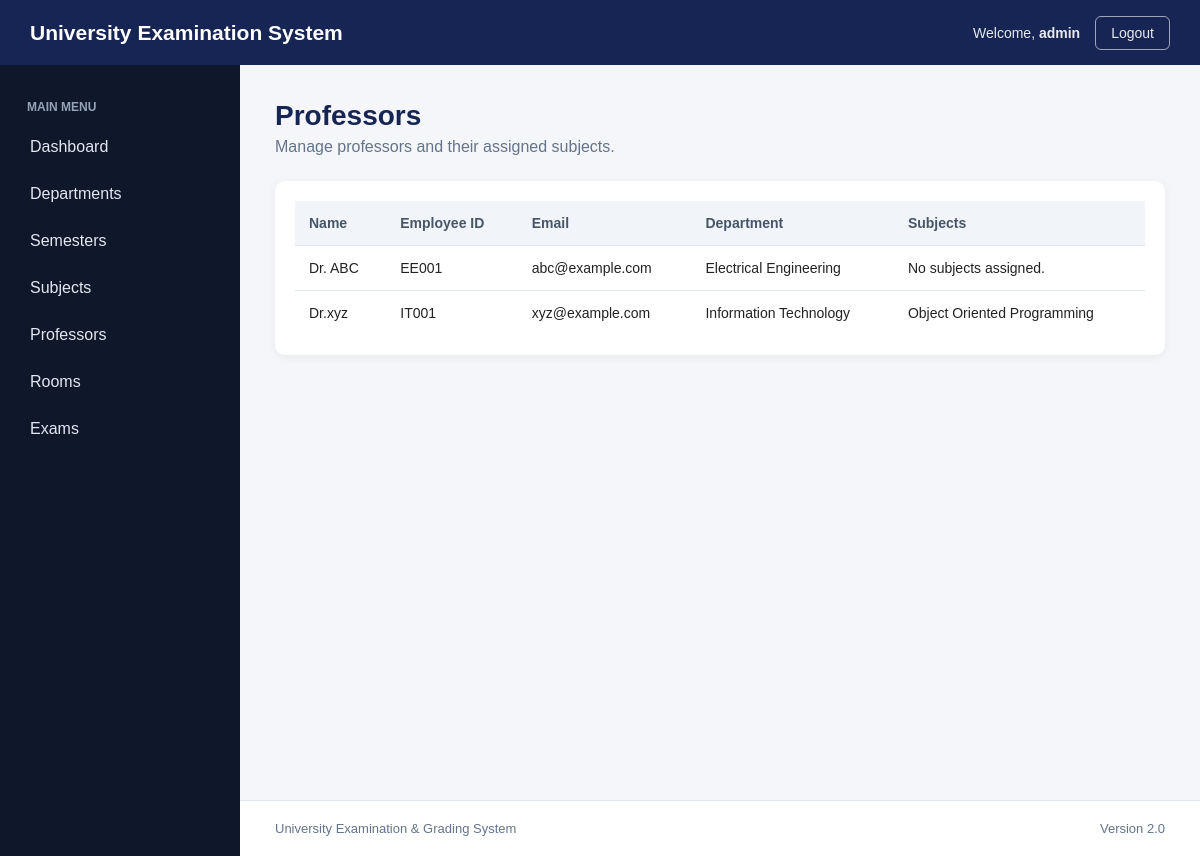
The page /professors/ (signed in) on the database as committed earlier.
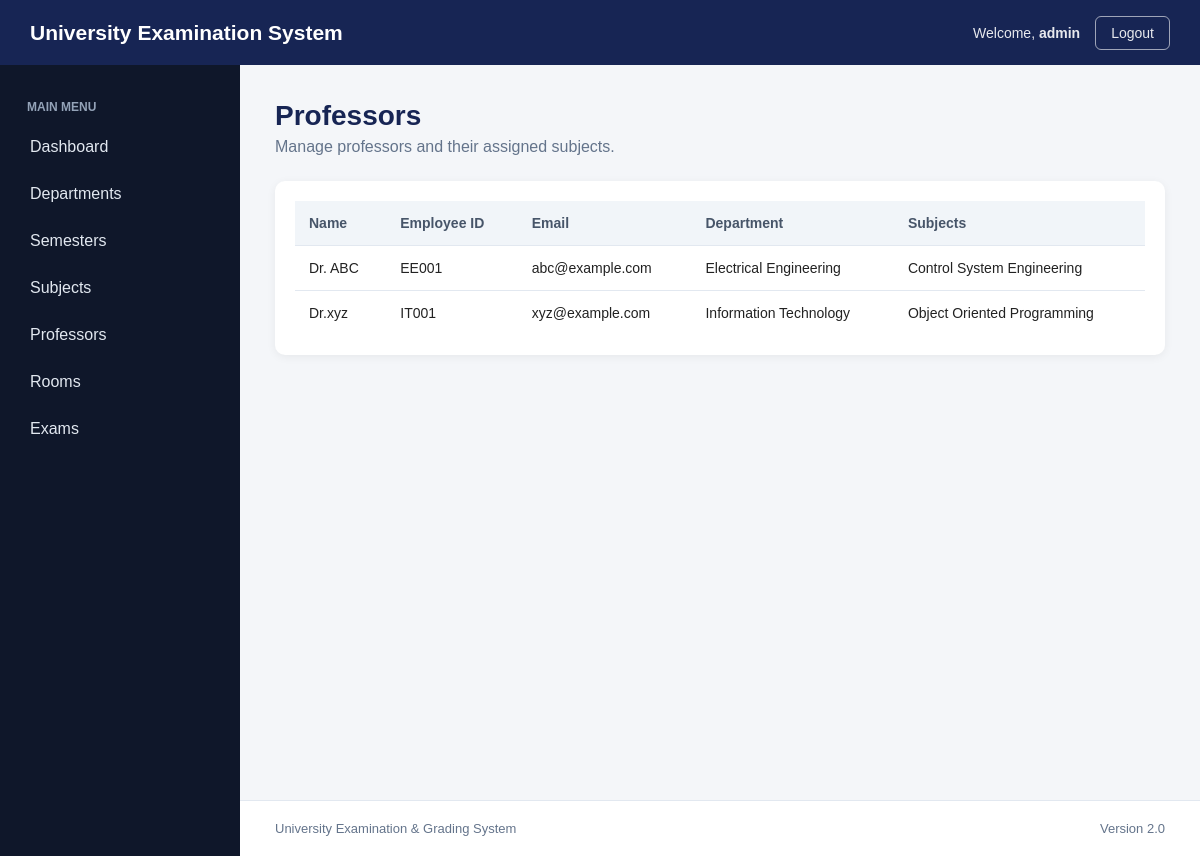
The same page on the database as committed later.
### academics/models.py (models this page shows, shortened)
class Professor(models.Model):
    name = models.CharField(
        max_length=100
    )
    employee_id = models.CharField(
        max_length=30,
        unique=True
    )
    email = models.EmailField(
        unique=True
    )
    phone = models.CharField(
        max_length=15,
        blank=True
    )
    department = models.ForeignKey(
        Department,
        on_delete=models.CASCADE,
        related_name="professors"
    )

class Department(models.Model):
    name = models.CharField(max_length=100)
    code = models.CharField(
        max_length=20,
        unique=True
    )
    description = models.TextField(
        blank=True
    )

class Subject(models.Model):
    semester = models.ForeignKey(
        Semester,
        on_delete=models.CASCADE,
        related_name="subjects"
    )
    name = models.CharField(
        max_length=150
    )
    code = models.CharField(
        max_length=30,
        unique=True
    )
    credits = models.PositiveIntegerField()
    professors = models.ManyToManyField(
        Professor,
        related_name="subjects",
        blank=True
    )

### academics/views.py (the view)
@login_required
def professors(request):
    professors = Professor.objects.select_related(
        "department"
    ).prefetch_related(
        "subjects"
    ).order_by("name")
    return render(
        request,
        "academics/professors.html",
        {
            "professors": professors
        }
    )

### academics/templates/academics/professors.html (shortened to what this page needs)
{% extends "academics/base.html" %}
{% block content %}
<div class="page-header">
    <div>
        <h1 class="page-title">
            Professors
        </h1>
        <p class="page-description">
            Manage professors and their assigned subjects.
        </p>
    </div>
</div>
<div class="table-container">
    <table class="data-table">
        <thead>
            <tr>
                <th>Name</th>
                <th>Employee ID</th>
                <th>Email</th>
                <th>Department</th>
                <th>Subjects</th>
            </tr>
        </thead>
        <tbody>
            {% for professor in professors %}
            <tr>
                <td>
                    {{ professor.name }}
                </td>
                <td>
                    {{ professor.employee_id }}
                </td>
                <td>
                    {{ professor.email }}
                </td>
                <td>
                    {{ professor.department.name }}
                </td>
                <td>
                    {% for subject in professor.subjects.all %}
                        {{ subject.name }}
                    {% empty %}
                        No subjects assigned.
                    {% endfor %}
                </td>
            </tr>
            {% empty %}
            <tr>
                <td colspan="5">
                    No professors available.
                </td>
            </tr>
            {% endfor %}
        </tbody>
    </table>
</div>
{% endblock %}

Rows that differ between the two databases and show on the page:
shown differently, row unchanged: Professor "Dr. ABC": no longer shows "No subjects assigned."
added Subject: name "Control System Engineering", shown under Professor "Dr. ABC"
